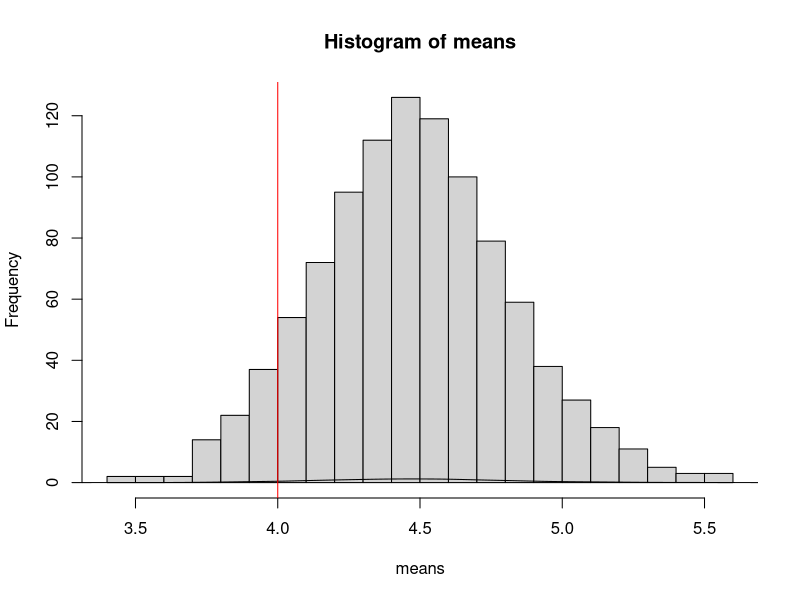

Write the R code that produced this figure.
n <- 100;
k <- 2;
N <- 1000;
gamma <- 2;
gammaDist <- rgamma(n, shape = k, scale = gamma)

means <- vector()
vars <- vector()
sampledData <- vector()
for (i in 1:1000) {
  sampledData <- sample(gammaDist,size=n, replace = TRUE) #sample the data with replacement
  means <- c(means, mean(sampledData)) # Means of the sampled data
}
bias <- mean(means)-mean(gammaDist) #Estimated bias
variance <- var(means) #Estimated variance
print(bias)
print(variance)
hist(means,breaks=20)
lines(density(means))
abline(v=k*gamma, col="red") # The red line indicates the actual mean.